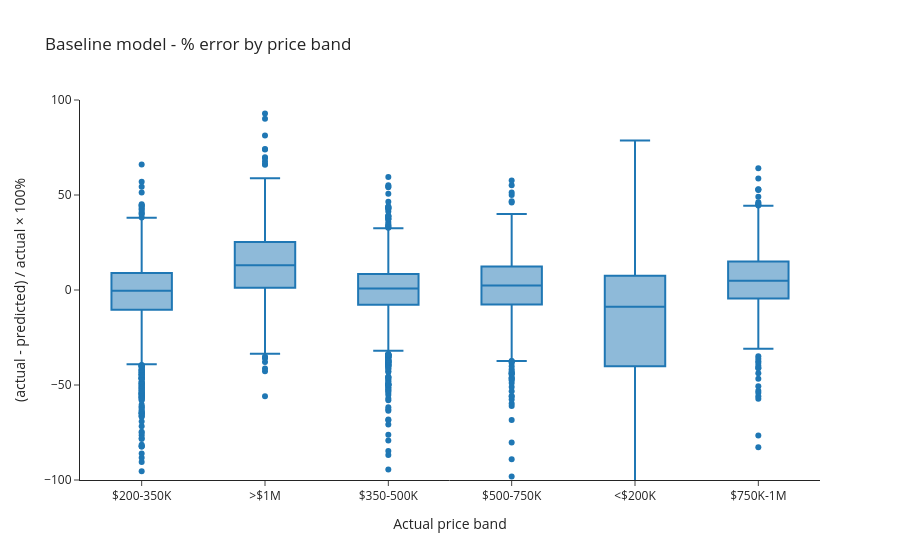

Notebook code cell kept with this figure:
### Markdown cell above
Bucket residuals by price band to see where the model is biased.

### Code cell
diag["price_band"] = pd.cut(
    diag["actual"],
    bins=[0, 200_000, 350_000, 500_000, 750_000, 1_000_000, np.inf],
    labels=["<$200K", "$200-350K", "$350-500K", "$500-750K", "$750K-1M", ">$1M"],
)

fig = px.box(
    diag,
    x="price_band",
    y="pct_error",
    title="Baseline model - % error by price band",
    labels={
        "price_band": "Actual price band",
        "pct_error": "(actual - predicted) / actual × 100%",
    },
)
fig.update_yaxes(range=[-100, 100])
fig.add_hline(y=0, line_dash="dot")
fig.show()

# Median signed error per band: positive means the model under-predicts.
diag.groupby("price_band", observed=True).agg(
    n=("pct_error", "size"), median_pct_error=("pct_error", "median")
).round(1)

### Figure 1 — Plotly figure (JSON) as saved in the notebook; plotly's stock layout.template omitted (floating-point values rounded to 4 significant figures; data arrays with more than 128 entries replaced by an {"elided": "..."} marker saying what was removed)
{"data": [{"alignmentgroup": "True", "hovertemplate": "Actual price band=%{x}<br>(actual - predicted) / actual × 100%=%{y}<extra></extra>", "legendgroup": "", "marker": {"color": "#1F77B4"}, "name": "", "notched": false, "offsetgroup": "", "orientation": "v", "showlegend": false, "type": "box", "x": {"elided": "7055 str values"}, "x0": " ", "xaxis": "x", "y": {"elided": "7055 float values"}, "y0": " ", "yaxis": "y"}], "layout": {"boxmode": "group", "legend": {"tracegroupgap": 0}, "shapes": [{"line": {"dash": "dot"}, "type": "line", "x0": 0, "x1": 1, "xref": "x domain", "y0": 0, "y1": 0, "yref": "y"}], "title": {"text": "Baseline model - % error by price band"}, "xaxis": {"anchor": "y", "domain": [0.0, 1.0], "title": {"text": "Actual price band"}}, "yaxis": {"anchor": "x", "domain": [0.0, 1.0], "range": [-100, 100], "title": {"text": "(actual - predicted) / actual × 100%"}}}}
